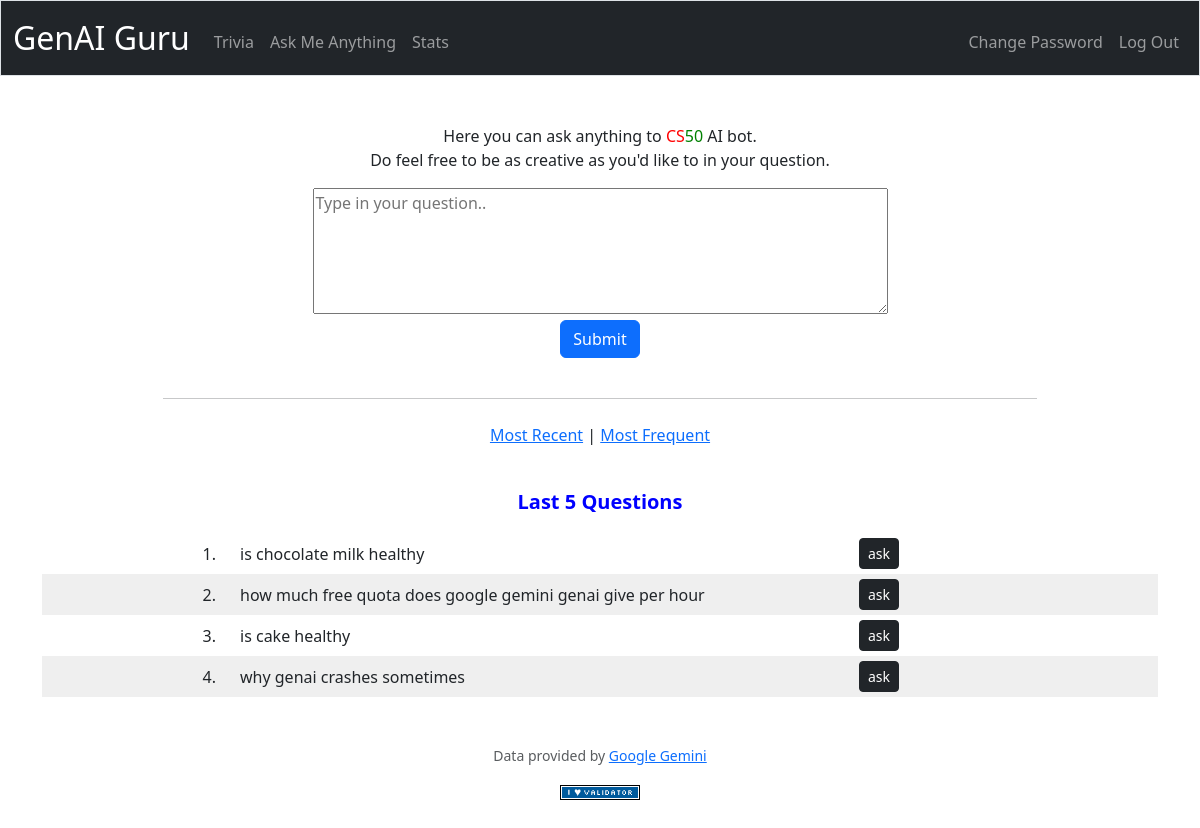
/ama?type=frequent (signed in), run on the app's committed database.
### tables this page shows
CREATE TABLE history (
    id INTEGER PRIMARY KEY AUTOINCREMENT NOT NULL,
    user_id INTEGER NOT NULL,
    question TEXT NOT NULL,
    counter INTEGER NOT NULL DEFAULT 1,
    timestamp TIMESTAMP,
    FOREIGN KEY (user_id) REFERENCES users(id)
);

### app.py (the view, shortened to what this page needs)
@app.route("/ama", methods=["GET", "POST"])
@login_required
def ama():
    user_id = session["user_id"]
    if request.method == "POST":
        question = request.form.get("question").strip()
        if (question is None or len(question) == 0):
            return apology("Missing question!")
        response = fetch_ama_response(question)
        return render_template("ama_done.html", question=question, answer=markdown(response))
    else:
        questionid = request.args.get("questionid")
        if not questionid:
            type = request.args.get("type")
            orderby = "timestamp"
            if type == "frequent":
                orderby = "counter"
            rows = db.execute("SELECT id, question FROM history WHERE user_id=? ORDER BY %s DESC \
                              LIMIT ?" % orderby, user_id, MOST_RECENT_QUESTIONS)
            questions = []
            for row in rows:
                questions.append((row["id"], row["question"]))
            return render_template("ama.html", questions=questions)

### app.py (called while the page is built)
@app.after_request
def after_request(response):
    response.headers["Cache-Control"] = "no-cache, no-store, must-revalidate"
    response.headers["Expires"] = 0
    response.headers["Pragma"] = "no-cache"
    return response

### helpers.py (called while the page is built)
def login_required(f):
    @wraps(f)
    def decorated_function(*args, **kwargs):
        if session.get("user_id") is None:
            return redirect("/login")
        return f(*args, **kwargs)
    return decorated_function

### templates/ama.html (shortened to what this page needs)
{% extends "layout.html" %}
{% block main %}
<div class="container-fluid">
    Here you can ask anything to <span class="red">CS</span><span class="green">50</span> AI bot.
    <br>Do feel free to be as creative as you'd like to in your question.
    <form action="/ama" method="POST">
      <textarea name="question" cols=60 rows=5 placeholder="Type in your question.."></textarea>
      <p><button type="submit" class="btn btn-primary">Submit</button></p>
    </form>
    <br>
</div>
<div class="container">
  <hr>
  <br>
  <p><a href="/ama">Most Recent</a> |
    <a href="/ama?type=frequent">Most Frequent</a>
  </p>
  <br>
  <p class="title">Last 5 Questions</p>
  {% for qq in questions %}
    <div class="row row-striped align-items-center">
        <div class="col-md-2 text-end">{{loop.index}}. </div>
        <div class="col-md-6 text-start">{{qq[1]}}</div>
        <div class="col-md-2"><a href="ama?questionid={{qq[0]}}" class="btn-sm btn btn-dark" style="margin: 5px">ask</a></div>
    </div>
  {% endfor %}
</div>
{% endblock %}

### static/styles.css (style rules this page uses)
.row-striped:nth-of-type(even) { background-color: #efefef; }
.row-striped:nth-of-type(odd) { background-color: #ffffff; }
.green { color: green; }
.red { color: red; }
.title { font-size: 20px; font-weight: bold; color: blue; }
hr { width: 80%; margin: 0 auto; }

### data on the page
history: question "is chocolate milk healthy"
history: question "how much free quota does google gemini genai give per hour"
history: question "is cake healthy"
history: question "why genai crashes sometimes"
